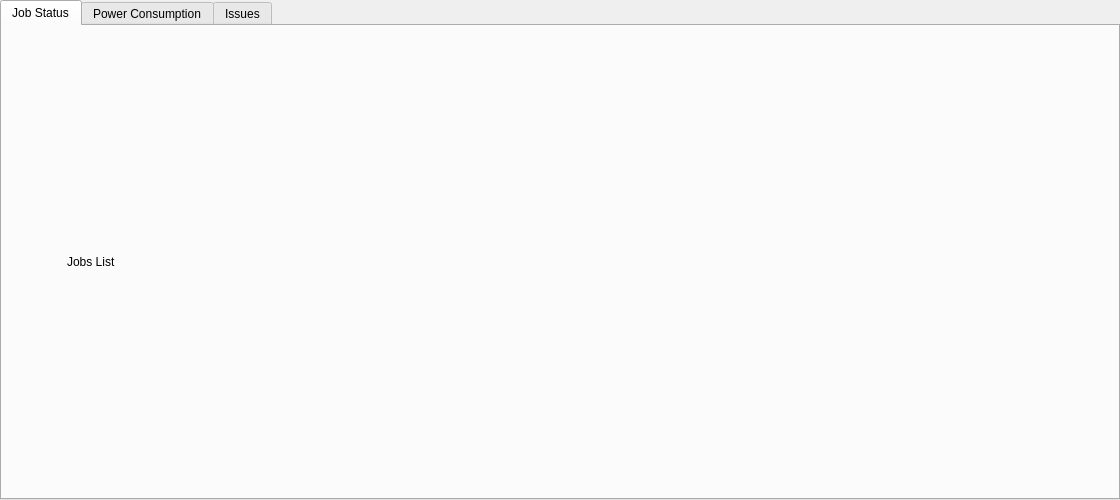
<?xml version="1.0" encoding="UTF-8"?>
<ui version="4.0">
 <class>PrintJobWidget</class>
 <widget class="QTabWidget" name="PrintJobWidget">
  <property name="geometry">
   <rect>
    <x>0</x>
    <y>0</y>
    <width>1120</width>
    <height>500</height>
   </rect>
  </property>
  <property name="sizePolicy">
   <sizepolicy hsizetype="Preferred" vsizetype="Preferred">
    <horstretch>0</horstretch>
    <verstretch>0</verstretch>
   </sizepolicy>
  </property>
  <property name="minimumSize">
   <size>
    <width>1120</width>
    <height>500</height>
   </size>
  </property>
  <property name="maximumSize">
   <size>
    <width>1120</width>
    <height>500</height>
   </size>
  </property>
  <property name="windowTitle">
   <string>TabWidget</string>
  </property>
  <property name="currentIndex">
   <number>0</number>
  </property>
  <widget class="QWidget" name="jobStatusTab">
   <attribute name="title">
    <string>Job Status</string>
   </attribute>
   <layout class="QGridLayout" name="gridLayout">
    <item row="0" column="0">
     <widget class="QLabel" name="jobIconLabel">
      <property name="minimumSize">
       <size>
        <width>50</width>
        <height>50</height>
       </size>
      </property>
      <property name="maximumSize">
       <size>
        <width>50</width>
        <height>50</height>
       </size>
      </property>
      <property name="text">
       <string/>
      </property>
     </widget>
    </item>
    <item row="0" column="1">
     <widget class="QLabel" name="label_2">
      <property name="text">
       <string>Jobs List</string>
      </property>
     </widget>
    </item>
   </layout>
  </widget>
  <widget class="QWidget" name="tab">
   <attribute name="title">
    <string>Power Consumption</string>
   </attribute>
  </widget>
  <widget class="QWidget" name="tab_2">
   <attribute name="title">
    <string>Issues</string>
   </attribute>
  </widget>
 </widget>
 <resources/>
 <connections/>
</ui>
